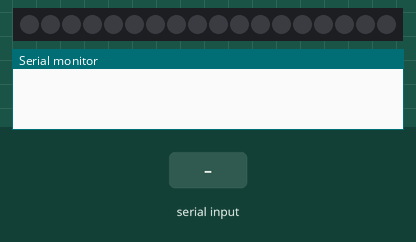
The sketch below on a simulated ESP8266 (Wemos D1 mini). Parts: 18 RGB LEDs in strip order, left to right, the last lines printed to the serial monitor. Inputs (shaded band) come from the test bench. Dim RGB values are drawn brighter than linear.

Above: at 1.2 s.
1.3 s: "90,45\n" received over Serial
At 2.2 s:
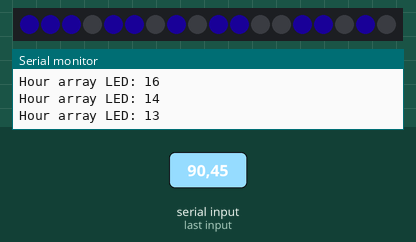
At 8.7 s:
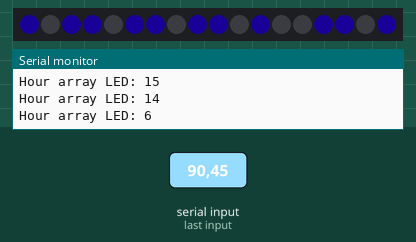
Timing chart, 0 to 10.2 s (numbered marks = the images above; inputs shaded):
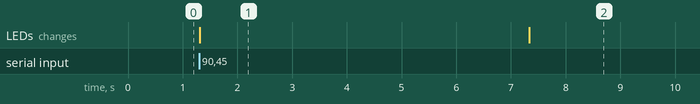

The sketch:

Neopixel_Bin_Clock_Test.ino
```cpp
/**
 * @file        Neopixel_binary_Clock_Test.ino
 * @brief       Test Sketch to check if the Binary Strips are running correct. Therefore you can
 *              input some digits over the serial Terminal and look how the digits are displayed.
 *
 * @history     March 2, 2019
 *
 * @author      Sven Gaechter <entwicklung@allround-service.biz>
 *
 * @References
 *      1)  Helper Sketch to Proyect "Neopixel Clock by Sven Gächter witch is published on Git Hub:
 *          https://github.com/sgaechter/NeopixelClock.git
 *
 *
 */
#include "Adafruit_NeoPixel.h"

const int BIN_NEOPIXEL_DATA_PIN = D5;       // WeMos digital pin D5
const int BIN_NEO_NUM_PIXELS = 18;              // WeMos LED Strips, 17 leds, devided in 2x 6 leds, 1x5 leds, cascaded
const int BIN_BRIGHTNESS = 96;              // experiment with this

byte arrayHour[] = {17, 16, 15, 14, 13}; //13, 14, 15, 16, 17}; //
byte arrayMin[] = {6, 7, 8, 9, 10, 11}; // 11, 10, 9, 8, 7, 6}; //
byte arraySec[] = {5, 4, 3, 2, 1, 0}; // 0, 1, 2, 3, 4, 5}; //

// Array length count for binary Clock
#define nBitsSec sizeof(arraySec)/sizeof(arraySec[0])
#define nBitsMin sizeof(arrayMin)/sizeof(arrayMin[0])
#define nBitsHr sizeof(arrayHour)/sizeof(arrayHour[0])

// create an instance of NeoPixel called 'bin_strip' for Binary Clock
Adafruit_NeoPixel bin_strip = Adafruit_NeoPixel(
                                BIN_NEO_NUM_PIXELS,
                                BIN_NEOPIXEL_DATA_PIN,
                                NEO_GRB + NEO_KHZ800);

//setPixelColor -- set a single pixel in the NeoPixel ring to a specific RGB value
void setPixelColor(Adafruit_NeoPixel & strip, int index, byte red, byte green, byte blue, int brightness = 256)
{
  strip.setPixelColor(index,
                      (((int)red) * brightness) >> 8,
                      (((int)green) * brightness) >> 8,
                      (((int)blue) * brightness) >> 8
                     );
}

/**
      drawing the pixels for BinaryClock
*/
void dispBinaryHour(byte In){
  for (int i = 0; i <= nBitsHr; i++){ // count from most right Bit (0) to 4th Bit (3){
     if (bitRead(In, i) == 1){
      setPixelColor(bin_strip, arrayHour[i], 35, 3, 196, BIN_BRIGHTNESS / 3);
      Serial.print("Hour array LED: ");
      Serial.println(arrayHour[i]);
    }
  }
}

void dispBinaryMin(byte In){
  for (int i = 0; i <= nBitsMin; i++){ // count from most right Bit (0) to 4th Bit (3){
    if (bitRead(In, i) == 1){
      setPixelColor(bin_strip, arrayMin[i],35, 3, 196, BIN_BRIGHTNESS / 3);
      Serial.print("Hour array LED: ");
      Serial.println(arrayMin[i]);
    }
  }
}

void dispBinarySec(byte In){
  for (int i = 0; i <= nBitsSec; i++){ // count from most right Bit (0) to 4th Bit (3){
    if (bitRead(In, i) == 1){
      setPixelColor(bin_strip, arraySec[i], 35, 3, 196, BIN_BRIGHTNESS / 3);
      Serial.print("Hour array LED: ");
      Serial.println(arraySec[i]);
    }
  }
}


void refreshClock(int hour, int minute, int second) {
  bin_strip.clear();
  dispBinarySec(second);
  dispBinaryMin(minute);
  dispBinaryHour(hour);
  bin_strip.show();
}

void setup() {

  bin_strip.begin();
  bin_strip.clear();
  bin_strip.show(); // Initialize all pixels to 'off'

  Serial.begin(115200);
  Serial.println();
  Serial.println();
}

void loop() {
int incoming;
char recievedChar;
int value;
  // send data only when you receive data:
  if (Serial.available() > 0){
    incoming = Serial.parseInt();
    Serial.print("received: ");
    Serial.println(incoming);
    value = incoming;
    Serial.print("Value: ");
    Serial.println(value);
    refreshClock(value, value, value);
    delay(6000);
    }


}
```

Measured:
- after the input at 1.3 s, the LEDs: change at once (image 1)
- what the display in image 1 shows lasts 6.0 s, from 1.3 s to 7.3 s
